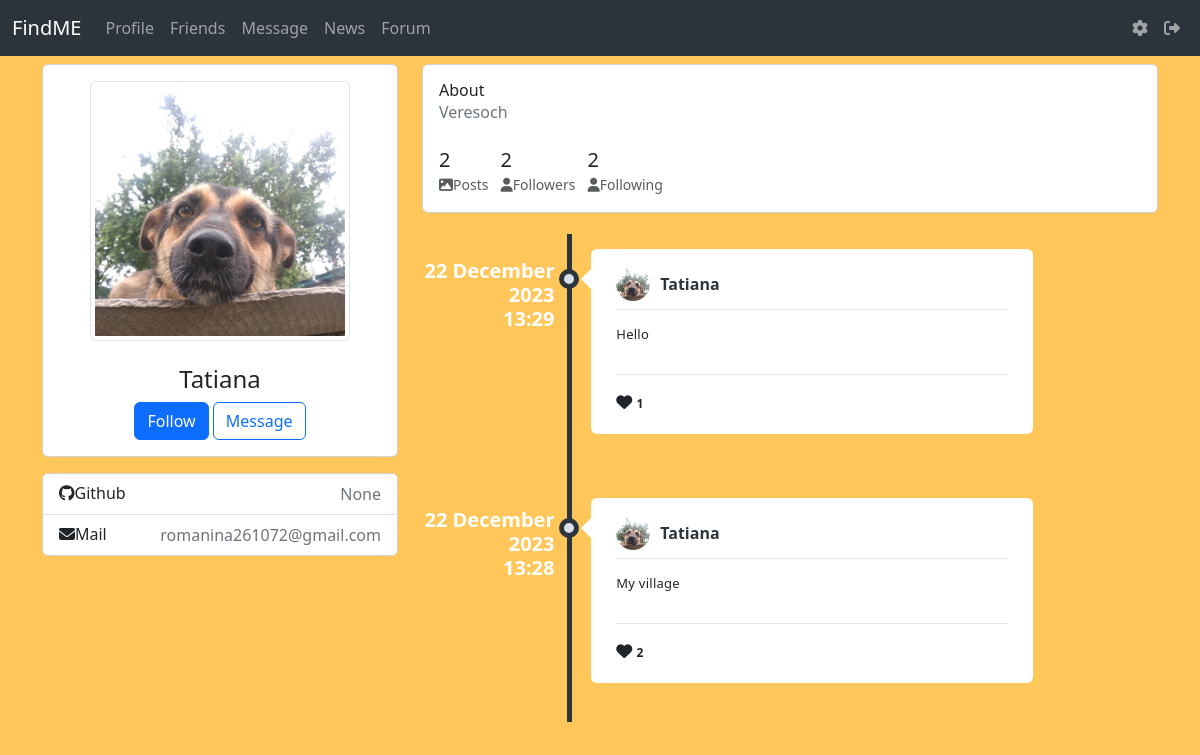
Screenshot of /profile/Tatiana (signed in) with the database file from the repository.
### data/users.py (models this page shows, shortened)
class User(SqlAlchemyBase, UserMixin):
    __tablename__ = 'users'
    id = sqlalchemy.Column(sqlalchemy.Integer, primary_key=True, autoincrement=True)
    name = sqlalchemy.Column(sqlalchemy.String, unique=True, nullable=True)
    about = sqlalchemy.Column(sqlalchemy.String, nullable=True, default='write about yourself')
    second_email = sqlalchemy.Column(sqlalchemy.String, nullable=True)
    github = sqlalchemy.Column(sqlalchemy.String, nullable=True)
    image = sqlalchemy.Column(sqlalchemy.String, default="default.jpg")
    email = sqlalchemy.Column(sqlalchemy.String, index=True, unique=True, nullable=True)
    followings = sqlalchemy.Column(sqlalchemy.String, nullable=True, default='')
    followers = sqlalchemy.Column(sqlalchemy.String, nullable=True, default='')
    post_count = sqlalchemy.Column(sqlalchemy.Integer, nullable=True, default=0)
    admin_check = sqlalchemy.Column(sqlalchemy.Integer, default=0)
    hashed_password = sqlalchemy.Column(sqlalchemy.String, nullable=True)
    created_date = sqlalchemy.Column(sqlalchemy.DateTime, default=datetime.datetime.now)

### data/posts.py (models this page shows)
class Posts(SqlAlchemyBase):
    __tablename__ = 'posts'
    id = sqlalchemy.Column(sqlalchemy.Integer,
                           primary_key=True, autoincrement=True)
    content = sqlalchemy.Column(sqlalchemy.String, nullable=True)
    image = sqlalchemy.Column(sqlalchemy.String, nullable=True)
    likes = sqlalchemy.Column(sqlalchemy.String,
                              nullable=True, default='')
    created_date = sqlalchemy.Column(sqlalchemy.DateTime,
                                     default=datetime.datetime.now)
    user_id = sqlalchemy.Column(sqlalchemy.Integer,
                                sqlalchemy.ForeignKey("users.id"))
    user = relationship('User')

### main.py (the view, shortened to what this page needs)
@app.route('/profile/<string:name>', methods=['GET', 'POST'])
@login_required
def profile(name):
    db_sess = db_session.create_session()
    if current_user.is_authenticated:
        user = db_sess.query(User).filter(User.name == name).first()
        posts = db_sess.query(Posts).filter(user.id == Posts.user_id)
        number = len(list(posts))
        followings_count = user.followings.split(', ')
        if followings_count[0] == '':
            followings_count = 0
        else:
            followings_count = len(followings_count)
        followers_count = user.followers.split(', ')
        if followers_count[0] == '':
            followers_count = 0
        else:
            followers_count = len(followers_count)
    else:
        return redirect('/')
    return render_template('profile.html', posts=posts, count=number, user=user, followings_count=followings_count,
                           followers_count=followers_count)

### data/db_session.py (called while the page is built)
def create_session() -> Session:
    global __factory
    return __factory()

### main.py (called while the page is built)
@login_manager.user_loader
def load_user(user_id):
    db_sess = db_session.create_session()
    return db_sess.query(User).get(user_id)

### templates/profile.html (shortened to what this page needs)
{% extends "base.html" %}
{% block content %}
<div class="row gutters-sm">
    <div class="col-md-4 mb-3">
        <div class="card">
            <div class="card-body">
                <div class="d-flex flex-column align-items-center text-center">
                    <div class="profile-pic-div mr-3">
                        <form method="post" enctype="multipart/form-data">
                            <img src="../static/avatars/{{user.image}}" id="photo" width="250"
                                 class="rounded mb-2 img-thumbnail" data-bs-toggle="modal"
                                 data-bs-target="#exampleModal">
                        </form>
                    </div>
                    <div class="mt-3">
                        <h4>{{user.name}}</h4>
                        {% if current_user.is_authenticated and (current_user.id == user.id) %}
                        <button class="btn btn-primary" data-bs-toggle="modal"
                                data-bs-target="#exampleModaleditprofile">Edit profile
                        </button>
                        <form method="post" enctype="multipart/form-data">
                            <div class="modal fade" id="exampleModaleditprofile" tabindex="-1"
                                 aria-labelledby="exampleModaleditprofile"
                                 aria-hidden="true">
                                <div class="modal-dialog ">
                                    <div class="modal-content">
                                        <div class="modal-header">
                                            <h5 class="modal-title" id="exampleModaledit">Edit profile</h5>
                                            <button type="button" class="btn-close" data-bs-dismiss="modal"
                                                    aria-label="Закрыть"></button>
                                        </div>
                                        <div class="modal-body bg-dark">
                                            <div class="container-fluid">
                                                <div class="row">
                                                    <div class="form-group">
                                                        <textarea class="form-control" name="about_user" placeholder="About"></textarea>
                                                    </div>
                                                </div>
                                                <br>
                                                <div class="row">
                                                    <div class="form-group">
                                                        <input class="form-control"  placeholder="GitHub account" name="git_hub"
                                                               type="text">
                                                    </div>
                                                </div>
                                                <div class="row">
                                                    <div class="form-group">
                                                        <input class="form-control" placeholder="Contact email"
                                                               name="mail_user" id="contact_email" type="email"
                                                               title="Contact email (format: xxx@xxx.xxx)"
                                                               pattern="[a-zA-Z0-9!#$%&amp;'*+\/=?^_`{|}~.-]+@[a-zA-Z0-9-]+(\.[a-zA-Z0-9-]+)*">
                                                    </div>
                                                </div>
                                                <div class="row" style="width: 20%; padding-top: 5px; margin-left: 80%;">
                                                    <button type="submit" class="btn btn-warning"><i
                                            class="fa-solid fa-chevron-right"></i></button>
                                                </div>
                                            </div>
                                        </div>
                                    </div>
                                </div>
                            </div>
                        </form>
                        {% else %}
                            {% set list1 = user.followers.split(', ') %}
                            {% set user_id_ = current_user.id | string() %}
                            <button class="btn btn-primary" name="follow" id="follow2-button-{{user.id}}" onclick="follow1({{user.id}})">{% if user_id_ in list1 %} Unfollow {% else %} Follow {% endif %}</button>
                            <a type="button" href="/message/{{user.id}}" class="btn btn-outline-primary">Message</a>
                        {% endif %}
                    </div>
                </div>
            </div>
        </div>
        <div class="card mt-3">
            <ul class="list-group list-group-flush">
                <li class="list-group-item d-flex justify-content-between align-items-center flex-wrap">
                    <h6 class="mb-0"><i class="fa-brands fa-github"></i>Github</h6>
                    <span class="text-secondary">{{user.github}}</span>
                </li>
                <li class="list-group-item d-flex justify-content-between align-items-center flex-wrap">
                    <h6 class="mb-0"><i class="fa-solid fa-envelope"></i>Mail</h6>
                    <span class="text-secondary">{{user.second_email}}</span>
                </li>
            </ul>
        </div>
    </div>
    <div class="col-md-8">
        <div class="card mb-3">
            <div class="card-body">
                <div class="row-4">
                    <div class="col-sm-3">
                        <h6 class="mb-0">About</h6>
                    </div>
                    <div class="col-sm-9 text-secondary">
                        {{user.about}}
                    </div>
                </div>
                <br>
                <div class="row-2">
                    <div class="col-sm-12">
                        <ul class="list-inline mb-0">
                            <li class="list-inline-item">
                                <h5 class="font-weight-bold mb-0 d-block">{{count}}</h5><small class="text-muted"> <i
                                    class="fas fa-image mr-1"></i>Posts</small>
                            </li>
                            <li class="list-inline-item">
                                <h5 class="font-weight-bold mb-0 d-block">{{followers_count}}</h5><small class="text-muted"> <i
                                    class="fas fa-user mr-1"></i>Followers</small>
                            </li>
                            <li class="list-inline-item">
                                <h5 class="font-weight-bold mb-0 d-block">{{followings_count}}</h5><small class="text-muted"> <i
                                    class="fas fa-user mr-1"></i>Following</small>
                            </li>
                        </ul>
                    </div>
                </div>
            </div>
        </div>
        <div>
            <ul class="timeline">
                {% for item in posts|reverse%}
                <li>
                    <div class="timeline-time">
                        <span class="time" style="color: white;">{{item.created_date.strftime('%d %B %Y')}}</span>
                        <span class="time" style="color: white;">{{item.created_date.strftime('%H:%M')}}</span>
                    </div>
                    <div class="timeline-icon">
                        <a href="javascript:;"></a>
                    </div>
                    <div class="timeline-body">
                        <div class="timeline-header">
                            <span class="userimage"><img src="../static/avatars/{{user.image}}" alt=""></span>
                            <span class="username">{{user.name}}</span>
                        </div>
                        <div class="timeline-content">
                            <p>
                                {{item.content}}
                            </p>
                        </div>
                        <div class="timeline-footer">
                            <form method="post" enctype="multipart/form-data">
                                {% set list1 = item.likes.split(', ') %}
                                {% set user_id_ = current_user.id | string() %}
                                    <i
                                      class="{% if user_id_ in list1 %} fa-solid fa-heart text-danger {% else %} fa-solid fa-heart {% endif %}"
                                      id="like-button-{{item.id}}"
                                      onclick="like({{item.id}})"
                                    ></i>
                                <span class="stats-total" id="likes-count-{{item.id}}">{% if (item.likes|length) > 1 %} {{(item.likes|length)//2}} {% else %} {% if item.likes|length == '' %} {{0}} {% else %} {{1}}  {% endif %} {% endif %}</span>
                            </form>
                        </div>
                    </div>
                    <br>
                </li>
                {% endfor %}
            </ul>
        </div>
    </div>
</div>
{% endblock %}

### static/css/style.css (style rules this page uses)
img { max-width: 100%; height: auto; }
html body { background-color: #FFC759; }
#photo { height: 100%; width: 100%; }
body { min-height: 100vh; overflow-x: hidden }
.timeline { list-style-type: none; margin: 0; padding: 0; position: relative }
.timeline:before { content: ''; position: absolute; top: 5px; bottom: 5px; width: 5px; background: #2d353c; left: 20%; margin-left: -2.5px }
.timeline>li { position: relative; min-height: 50px; padding: 20px 0 }
.timeline .timeline-time { position: absolute; left: 0; width: 18%; text-align: right; top: 30px; color: white; }
.timeline .timeline-time .date, .timeline .timeline-time .time { display: block; font-weight: 600 }
.timeline .timeline-time .time { line-height: 24px; font-size: 20px; color: #242a30 }
.timeline .timeline-icon { left: 15%; position: absolute; width: 10%; text-align: center; top: 40px }
.timeline .timeline-icon a { text-decoration: none; width: 20px; height: 20px; display: inline-block; border-radius: 20px; background: #d9e0e7; line-height: 10px; color: #fff; font-size: 14px; border: 5px solid #2d353c; transition: border-color .2s linear }
.timeline .timeline-body { margin-left: 23%; margin-right: 17%; background: #fff; position: relative; padding: 20px 25px; border-radius: 6px }
.timeline .timeline-body:before { content: ''; display: block; position: absolute; border: 10px solid transparent; border-right-color: #fff; left: -20px; top: 20px }
.timeline .timeline-body>div+div { margin-top: 15px }
.timeline .timeline-body>div+div:last-child { margin-bottom: -20px; padding-bottom: 20px; border-radius: 0 0 6px 6px }
.timeline-header { padding-bottom: 10px; border-bottom: 1px solid #e2e7eb; line-height: 30px }
.timeline-header .userimage { float: left; width: 34px; height: 34px; border-radius: 40px; overflow: hidden; margin: -2px 10px -2px 0 }
.timeline-header .username { font-size: 16px; font-weight: 600 }
.timeline-header .username, .timeline-header .username a { color: #2d353c }
.timeline img { max-width: 100%; display: block }
.timeline-content { letter-spacing: .25px; line-height: 18px; font-size: 13px }
.timeline-content:after, .timeline-content:before { content: ''; display: table; clear: both }
.timeline-footer { background: #fff; border-top: 1px solid #e2e7ec; padding-top: 15px }
.stats-total { display: inline-block; line-height: 20px color: #6d767f; font-weight: 600; font-size: 12px }

### rows the page displays
User: image (picture), name "Tatiana", github "None", second_email "romanina261072@gmail.com", about "Veresoch"
Posts: created_date "22 December 2023", created_date "13:29", image (picture), content "Hello", value "1"
Posts: created_date "22 December 2023", created_date "13:28", image (picture), content "My village", likes "2"

### other values shown
{{ count }} "2"
{{ followers_count }} "2"
{{ followings_count }} "2"
